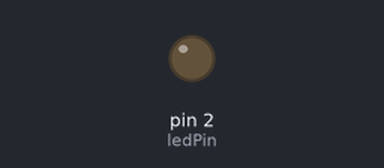
This sketch was run on a simulated Arduino Uno, built with avr-gcc and run on an emulated ATmega328P. Parts: output pins drawn as LEDs (lit = HIGH).

Above: at 0.7 s.
At 5.55 s:
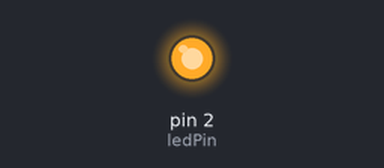
Timing chart, 0 to 8.5 s (numbered marks = the images above):
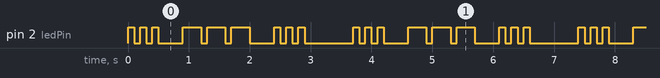

Measured:
- by itself, pin 2 (ledPin): repeats every 3.7 s: 2 × (LOW 0.10 s, HIGH 0.10 s), LOW 0.40 s, 2 × (HIGH 0.30 s, LOW 0.10 s), HIGH 0.30 s, LOW 0.40 s, 2 × (HIGH 0.10 s, LOW 0.10 s), HIGH 0.10 s, LOW 0.80 s, HIGH 0.10 s
- by itself, everything shown: repeats every 3.7 s, in 18 steps

The sketch:

2-SOS-Morse-Code.ino
```cpp
// (licence header left out)
const int ledPin = 2;                // Pin connected to the LED
const int dotMs = 100;               // Duration of a Morse "dot" in milliseconds
const int dashMs = 3 * dotMs;        // Duration of a Morse "dash" (three times a dot)
const int signalPause = dotMs;       // Pause between dots or dashes within a letter
const int letterPause = 3 * dotMs;   // Pause between letters
const int wordPause = 7 * dotMs;     // Pause between repeated SOS signals

void setup() {
  pinMode(ledPin, OUTPUT);           // Set the LED pin as an output
}

void loop() {
  morseS();                          // Transmit Morse code for 'S' (. . .)
  delay(letterPause);               // Pause between letters
  morseO();                          // Transmit Morse code for 'O' (- - -)
  delay(letterPause);               // Pause between letters
  morseS();                          // Transmit Morse code for 'S' again
  delay(wordPause);                 // Pause before repeating SOS
}

// Transmit a Morse "dot" by turning the LED on briefly
void dot() {
  digitalWrite(ledPin, HIGH);       // Turn on the LED
  delay(dotMs);                     // Keep it on for the duration of a dot
  digitalWrite(ledPin, LOW);        // Turn off the LED
  delay(signalPause);               // Pause between signals
}

// Transmit a Morse "dash" by turning the LED on longer
void dash() {
  digitalWrite(ledPin, HIGH);       // Turn on the LED
  delay(dashMs);                    // Keep it on for the duration of a dash
  digitalWrite(ledPin, LOW);        // Turn off the LED
  delay(signalPause);  // Pause between signals
}

// Transmit the letter 'S' in Morse code (. . .)
void morseS() {
  for (int i = 0; i < 3; i++) {
    dot();                          // Send a dot
  }
}

// Transmit the letter 'O' in Morse code (- - -)
void morseO() {
  for (int i = 0; i < 3; i++) {
    dash();                         // Send a dash
  }
}
```
